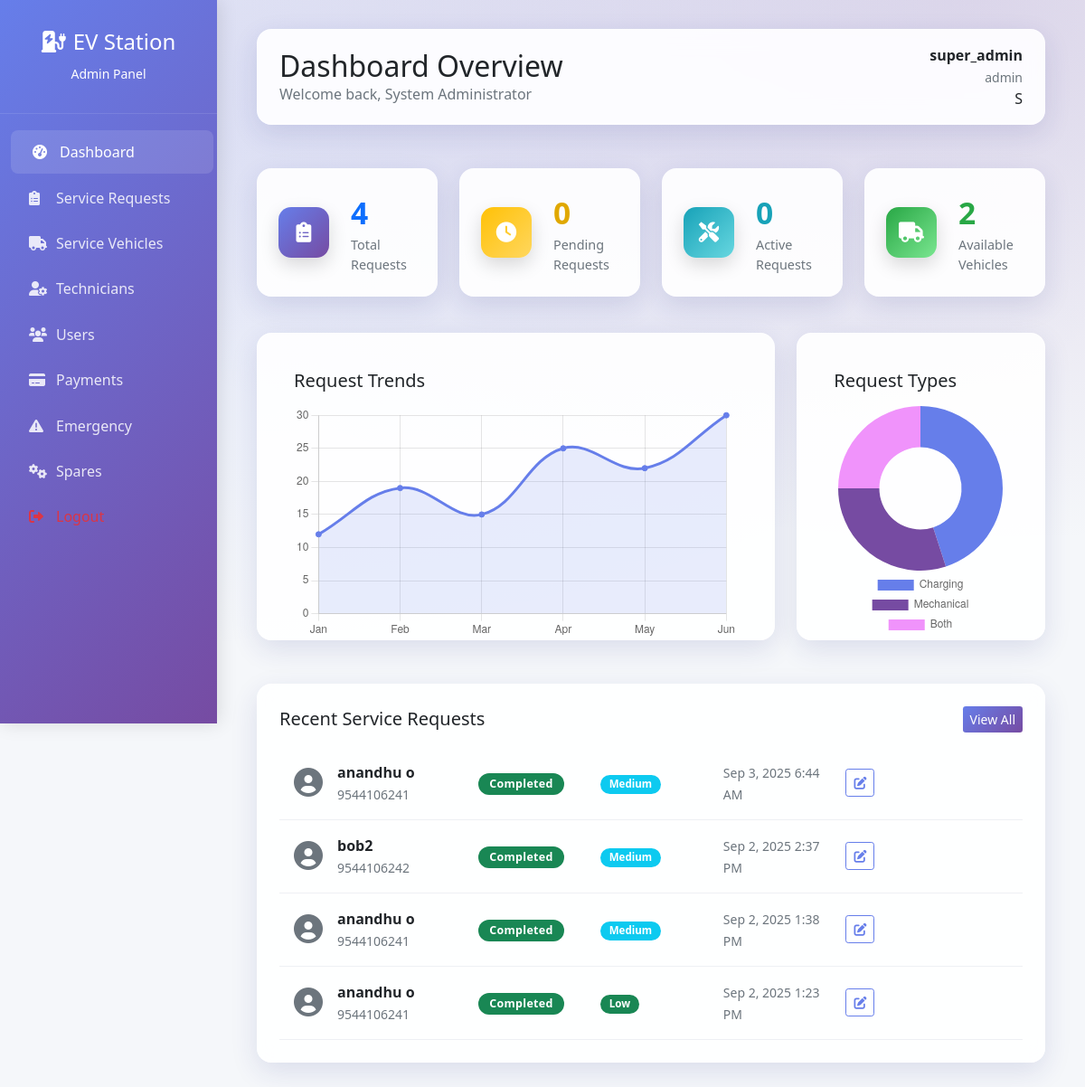
Page /admin/dashboard.php (signed in) on the committed database.
### tables this page shows
CREATE TABLE `service_requests` (
  `id` int(11) NOT NULL,
  `user_id` int(11) NOT NULL,
  `user_vehicle_id` int(11) DEFAULT NULL,
  `request_type` enum('charging','mechanical','both') NOT NULL,
  `vehicle_location_lat` decimal(10,8) NOT NULL,
  `vehicle_location_lng` decimal(11,8) NOT NULL,
  `description` text DEFAULT NULL,
  `urgency_level` enum('low','medium','high','emergency') DEFAULT 'medium',
  `status` enum('pending','assigned','in_progress','completed','cancelled') DEFAULT 'pending',
  `assigned_vehicle_id` int(11) DEFAULT NULL,
  `assigned_technician_id` int(11) DEFAULT NULL,
  `estimated_arrival_time` datetime DEFAULT NULL,
  `actual_arrival_time` datetime DEFAULT NULL,
  `completion_time` datetime DEFAULT NULL,
  `total_cost` decimal(10,2) DEFAULT NULL,
  `payment_status` enum('pending','paid','failed') DEFAULT 'pending',
  `created_at` timestamp NOT NULL DEFAULT current_timestamp(),
  `updated_at` timestamp NOT NULL DEFAULT current_timestamp() ON UPDATE current_timestamp()
);

CREATE TABLE `users` (
  `id` int(11) NOT NULL,
  `username` varchar(50) NOT NULL,
  `email` varchar(100) NOT NULL,
  `password` varchar(255) NOT NULL,
  `full_name` varchar(100) NOT NULL,
  `phone` varchar(20) DEFAULT NULL,
  `vehicle_model` varchar(100) DEFAULT NULL,
  `vehicle_plate` varchar(20) DEFAULT NULL,
  `created_at` timestamp NOT NULL DEFAULT current_timestamp(),
  `updated_at` timestamp NOT NULL DEFAULT current_timestamp() ON UPDATE current_timestamp()
);

### admin/dashboard.php (the view, shortened to what the rows shown need)
<?php
require_once '../includes/functions.php';
$adminManager = new AdminManager();
?>
<!DOCTYPE html>
<html lang="en">
<head>
    <link href="https://cdn.jsdelivr.net/npm/bootstrap@5.1.3/dist/css/bootstrap.min.css" rel="stylesheet">
    <link href="https://cdnjs.cloudflare.com/ajax/libs/font-awesome/6.0.0/css/all.min.css" rel="stylesheet">
    <link href="https://cdn.jsdelivr.net/npm/chart.js@3.7.0/dist/chart.min.css" rel="stylesheet">
</head>
<body>
    <div class="container-fluid">
        <div class="row">
            <div class="main-with-fixed-sidebar">
                <div class="main-content">
                    <div class="top-bar glass fade-in">
                        <div class="row align-items-center">
                            <div class="col-md-6">
                                <h2 class="mb-0">Dashboard Overview</h2>
                            </div>
                        </div>
                    </div>
                    <br>
                    <br>
                    <br>
                    <div class="recent-requests glass fade-in">
                        <?php
                        $recent_requests = $adminManager->getAllRequests(null, 5);
                        if (!empty($recent_requests)):
                        ?>
                            <?php foreach ($recent_requests as $request): ?>
                                <div class="request-item">
                                    <div class="row align-items-center">
                                        <div class="col-md-3">
                                            <div class="d-flex align-items-center">
                                                <div class="me-3">
                                                    <i class="fas fa-user-circle fa-2x text-muted"></i>
                                                </div>
                                                <div>
                                                    <div class="fw-bold"><?php echo htmlspecialchars($request['user_name']); ?></div>
                                                    <small class="text-muted"><?php echo htmlspecialchars($request['user_phone']); ?></small>
                                                </div>
                                            </div>
                                        </div>
                                        <div class="col-md-2">
                                            <span class="badge bg-<?php echo UtilityFunctions::getStatusColor($request['status']); ?> status-badge">
                                                <?php echo ucfirst(str_replace('_', ' ', $request['status'])); ?>
                                            </span>
                                        </div>
                                        <div class="col-md-2">
                                            <span class="badge bg-<?php echo UtilityFunctions::getUrgencyColor($request['urgency_level']); ?> urgency-badge">
                                                <?php echo ucfirst($request['urgency_level']); ?>
                                            </span>
                                        </div>
                                        <div class="col-md-2">
                                            <small class="text-muted"><?php echo UtilityFunctions::formatDateTime($request['created_at']); ?></small>
                                        </div>
                                        <div class="col-md-1">
                                            <a href="assign-request.php?id=<?php echo $request['id']; ?>" class="btn btn-outline-primary btn-sm">
                                                <i class="fas fa-edit"></i>
                                            </a>
                                        </div>
                                    </div>
                                </div>
                            <?php endforeach; ?>
                        <?php endif; ?>
                    </div>
                </div>
            </div>
        </div>
    </div>
    <script>
        // Request Trends Chart
        const requestCtx = document.getElementById('requestChart').getContext('2d');
        new Chart(requestCtx, {
            type: 'line',
            data: {
                labels: ['Jan', 'Feb', 'Mar', 'Apr', 'May', 'Jun'],
                datasets: [{
                    label: 'Service Requests',
                    data: [12, 19, 15, 25, 22, 30],
                    borderColor: '#667eea',
                    backgroundColor: 'rgba(102, 126, 234, 0.15)',
                    tension: 0.4,
                    fill: true,
                    pointRadius: 3,
                    pointBackgroundColor: '#667eea'
                }]
            },
            options: {
                responsive: true,
                maintainAspectRatio: false,
                plugins: { legend: { display: false } },
                scales: { y: { beginAtZero: true } },
                height: 280
            }
        });
        // Request Types Chart
        const typeCtx = document.getElementById('typeChart').getContext('2d');
        new Chart(typeCtx, {
            type: 'doughnut',
            data: {
                labels: ['Charging', 'Mechanical', 'Both'],
                datasets: [{
                    data: [45, 30, 25],
                    backgroundColor: ['#667eea', '#764ba2', '#f093fb'],
                    borderWidth: 0
                }]
            },
            options: {
                responsive: true,
                maintainAspectRatio: false,
                plugins: { legend: { position: 'bottom' } },
                height: 260
            }
        });
    </script>
</body>
</html>

### rows in the picture
service_requests: user.full_name "anandhu o", user.phone "9544106241", status "Completed", urgency_level "Medium", created_at "Sep 3, 2025 6:44 AM"
service_requests: user.full_name "bob2", user.phone "9544106242", status "Completed", urgency_level "Medium", created_at "Sep 2, 2025 2:37 PM"
service_requests: user.full_name "anandhu o", user.phone "9544106241", status "Completed", urgency_level "Medium", created_at "Sep 2, 2025 1:38 PM"
service_requests: user.full_name "anandhu o", user.phone "9544106241", status "Completed", urgency_level "Low", created_at "Sep 2, 2025 1:23 PM"

### other values in the picture
$_SESSION['admin_full_name'] "System Administrator"
$_SESSION['admin_role'] "super_admin"
$_SESSION['admin_username'] "admin"
substr($_SESSION['admin_full_name'] ?? 'A', 0, 1) "S"
$stats['total_requests'] "4"
$stats['pending_requests'] "0"
$stats['active_requests'] "0"
$stats['available_vehicles'] "2"
